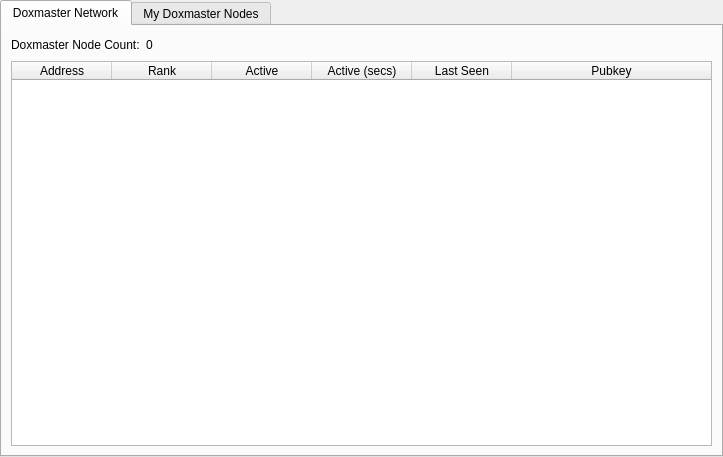
<?xml version="1.0" encoding="UTF-8"?>
<ui version="4.0">
 <class>MasternodeManager</class>
 <widget class="QWidget" name="MasternodeManager">
  <property name="geometry">
   <rect>
    <x>0</x>
    <y>0</y>
    <width>723</width>
    <height>457</height>
   </rect>
  </property>
  <property name="windowTitle">
   <string>Form</string>
  </property>
  <layout class="QVBoxLayout" name="topLayout">
   <property name="leftMargin">
    <number>0</number>
   </property>
   <property name="topMargin">
    <number>0</number>
   </property>
   <property name="rightMargin">
    <number>0</number>
   </property>
   <property name="bottomMargin">
    <number>0</number>
   </property>
   <item>
    <layout class="QVBoxLayout" name="verticalLayout">
     <property name="bottomMargin">
      <number>0</number>
     </property>
     <item>
      <widget class="QTabWidget" name="tabWidget">
       <property name="currentIndex">
        <number>0</number>
       </property>
       <widget class="QWidget" name="tab">
        <attribute name="title">
         <string>Doxmaster Network</string>
        </attribute>
        <layout class="QGridLayout" name="gridLayout">
         <item row="1" column="0">
          <widget class="QTableWidget" name="tableWidget">
           <property name="editTriggers">
            <set>QAbstractItemView::NoEditTriggers</set>
           </property>
           <property name="alternatingRowColors">
            <bool>true</bool>
           </property>
           <property name="selectionBehavior">
            <enum>QAbstractItemView::SelectRows</enum>
           </property>
           <attribute name="horizontalHeaderStretchLastSection">
            <bool>true</bool>
           </attribute>
           <column>
            <property name="text">
             <string>Address</string>
            </property>
           </column>
           <column>
            <property name="text">
             <string>Rank</string>
            </property>
           </column>
           <column>
            <property name="text">
             <string>Active</string>
            </property>
           </column>
           <column>
            <property name="text">
             <string>Active (secs)</string>
            </property>
           </column>
           <column>
            <property name="text">
             <string>Last Seen</string>
            </property>
           </column>
           <column>
            <property name="text">
             <string>Pubkey</string>
            </property>
           </column>
          </widget>
         </item>
         <item row="0" column="0">
          <layout class="QHBoxLayout" name="horizontalLayout_3">
           <property name="bottomMargin">
            <number>0</number>
           </property>
           <item>
            <widget class="QLabel" name="label_2">
             <property name="text">
              <string>Doxmaster Node Count:</string>
             </property>
            </widget>
           </item>
           <item>
            <widget class="QLabel" name="countLabel">
             <property name="text">
              <string>0</string>
             </property>
            </widget>
           </item>
           <item>
            <spacer name="horizontalSpacer_3">
             <property name="orientation">
              <enum>Qt::Horizontal</enum>
             </property>
             <property name="sizeHint" stdset="0">
              <size>
               <width>40</width>
               <height>20</height>
              </size>
             </property>
            </spacer>
           </item>
          </layout>
         </item>
        </layout>
       </widget>
       <widget class="QWidget" name="tab_2">
        <attribute name="title">
         <string>My Doxmaster Nodes</string>
        </attribute>
        <layout class="QGridLayout" name="gridLayout_2">
         <item row="0" column="0">
          <layout class="QVBoxLayout" name="verticalLayout_2">
           <property name="bottomMargin">
            <number>0</number>
           </property>
           <item>
            <layout class="QHBoxLayout" name="horizontalLayout">
             <item>
              <widget class="QPushButton" name="createButton">
               <property name="text">
                <string>&amp;Create...</string>
               </property>
              </widget>
             </item>
             <item>
              <widget class="QPushButton" name="copyAddressButton">
               <property name="text">
                <string>Copy &amp;Address</string>
               </property>
              </widget>
             </item>
             <item>
              <spacer name="horizontalSpacer">
               <property name="orientation">
                <enum>Qt::Horizontal</enum>
               </property>
               <property name="sizeHint" stdset="0">
                <size>
                 <width>40</width>
                 <height>20</height>
                </size>
               </property>
              </spacer>
             </item>
            </layout>
           </item>
           <item>
            <widget class="QTableWidget" name="tableWidget_2">
             <property name="editTriggers">
              <set>QAbstractItemView::NoEditTriggers</set>
             </property>
             <property name="alternatingRowColors">
              <bool>true</bool>
             </property>
             <property name="selectionMode">
              <enum>QAbstractItemView::SingleSelection</enum>
             </property>
             <property name="selectionBehavior">
              <enum>QAbstractItemView::SelectRows</enum>
             </property>
             <attribute name="horizontalHeaderStretchLastSection">
              <bool>true</bool>
             </attribute>
             <column>
              <property name="text">
               <string>Alias</string>
              </property>
             </column>
             <column>
              <property name="text">
               <string>IP/Onion</string>
              </property>
             </column>
             <column>
              <property name="text">
               <string>Status</string>
              </property>
             </column>
             <column>
              <property name="text">
               <string>Collateral Address</string>
              </property>
             </column>
            </widget>
           </item>
           <item>
            <layout class="QHBoxLayout" name="horizontalLayout_2">
             <property name="bottomMargin">
              <number>0</number>
             </property>
             <item>
              <widget class="QPushButton" name="editButton">
               <property name="text">
                <string>&amp;Edit</string>
               </property>
              </widget>
             </item>
             <item>
              <widget class="QPushButton" name="getConfigButton">
               <property name="text">
                <string>&amp;Get Config</string>
               </property>
              </widget>
             </item>
             <item>
              <widget class="QPushButton" name="removeButton">
               <property name="text">
                <string>&amp;Remove</string>
               </property>
              </widget>
             </item>
             <item>
              <spacer name="horizontalSpacer_2">
               <property name="orientation">
                <enum>Qt::Horizontal</enum>
               </property>
               <property name="sizeHint" stdset="0">
                <size>
                 <width>40</width>
                 <height>20</height>
                </size>
               </property>
              </spacer>
             </item>
            </layout>
           </item>
           <item>
            <layout class="QHBoxLayout" name="horizontalLayout_4">
             <property name="bottomMargin">
              <number>0</number>
             </property>
             <item>
              <widget class="QPushButton" name="startButton">
               <property name="text">
                <string>&amp;Start</string>
               </property>
              </widget>
             </item>
             <item>
              <widget class="QPushButton" name="stopButton">
               <property name="text">
                <string>Sto&amp;p</string>
               </property>
              </widget>
             </item>
             <item>
              <spacer name="horizontalSpacer_4">
               <property name="orientation">
                <enum>Qt::Horizontal</enum>
               </property>
               <property name="sizeHint" stdset="0">
                <size>
                 <width>40</width>
                 <height>20</height>
                </size>
               </property>
              </spacer>
             </item>
            </layout>
           </item>
           <item>
            <layout class="QHBoxLayout" name="horizontalLayout_5">
             <property name="bottomMargin">
              <number>0</number>
             </property>
             <item>
              <widget class="QPushButton" name="startAllButton">
               <property name="text">
                <string>S&amp;tart All</string>
               </property>
              </widget>
             </item>
             <item>
              <widget class="QPushButton" name="stopAllButton">
               <property name="text">
                <string>St&amp;op All</string>
               </property>
              </widget>
             </item>
             <item>
              <spacer name="horizontalSpacer_5">
               <property name="orientation">
                <enum>Qt::Horizontal</enum>
               </property>
               <property name="sizeHint" stdset="0">
                <size>
                 <width>40</width>
                 <height>20</height>
                </size>
               </property>
              </spacer>
             </item>
            </layout>
           </item>
          </layout>
         </item>
        </layout>
       </widget>
      </widget>
     </item>
    </layout>
   </item>
  </layout>
 </widget>
 <resources/>
 <connections/>
</ui>
